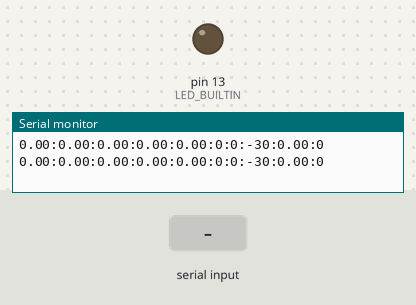
This sketch was run on a simulated Arduino Uno, built with avr-gcc and run on an emulated ATmega328P. Parts: output pins drawn as LEDs (lit = HIGH), the last lines printed to the serial monitor. The inputs (shaded band) are chosen by the test bench. Random numbers use the default seed unless the sketch sets one.

Above: at 1.2 s.
1.3 s: "LON\n" received over Serial
At 2.5 s:
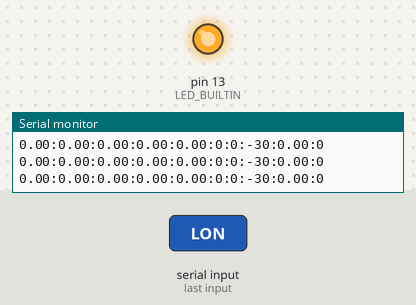
3.5 s: "LOFF\n" received over Serial
At 5.3 s:
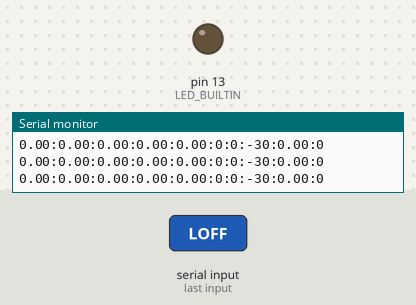
Timing chart, 0 to 6.8 s (numbered marks = the images above; inputs shaded):
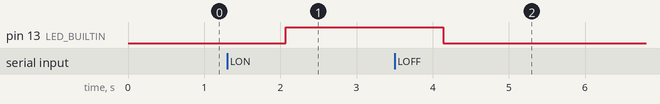

Measured:
- after the input at 1.3 s, pin 13 (LED_BUILTIN): LOW → HIGH after 0.77 s
- after the input at 3.5 s, pin 13 (LED_BUILTIN): HIGH → LOW after 0.64 s

The sketch:

tracer.ino
```cpp
/*
 * An interface to the Tracer solar regulator.
 * Communicating in a way similar to the MT-5 display
 */
#include <SoftwareSerial.h>
#include <Arduino.h>
#define BAUD 9600
#define DATA_DELAY (uint16_t)((3.5 / BAUD) * 1e6)
#define RX_PIN  10
#define TX_PIN  11
//Data delay of 3.5 char time as per modbus standards
// char time is (1.0 / baud rate)

unsigned int speed = 1000;          // Default update speed.
SoftwareSerial mppt_serial(RX_PIN, TX_PIN); // RX, TX

// DATA SYNCHRONIZATION BYTES
uint8_t start[12] = {0xAA, 0x55, 0xAA, 0x55, 0xAA, 0x55,
                     0xEB, 0x90, 0xEB, 0x90, 0xEB, 0x90};
uint8_t input[4];
char sep = ':';
String outString = "";
uint8_t led_state = 0;

const byte buff_size = 8;
char recv[buff_size];
boolean newInput = false;

double randomDouble(double minf, double maxf)
{
  return minf + random(1UL << 31) * (maxf - minf) / (1UL << 31);
}

void setup()
{
  pinMode(LED_BUILTIN, OUTPUT);
  Serial.begin(57600);
  while (!Serial)
  {
    ; // wait for serial port to connect. Needed for native USB port only
  }
  mppt_serial.begin(9600);
}

// Tested works OK
uint16_t crc(uint8_t *CRC_Buff, uint8_t crc_len)
{
  uint8_t crc_i, crc_j, r1, r2, r3, r4;
  uint16_t crc_result;
  r1 = *CRC_Buff;
  CRC_Buff++;
  r2 = *CRC_Buff;
  CRC_Buff++;
  for (crc_i = 0; crc_i < crc_len - 2; crc_i++)
  {
    r3 = *CRC_Buff;
    CRC_Buff++;
    for (crc_j = 0; crc_j < 8; crc_j++)
    {
      r4 = r1;
      r1 = (r1 << 1);
      if ((r2 & 0x80) != 0)
      {
        r1++;
      }
      r2 = r2 << 1;
      if ((r3 & 0x80) != 0)
      {
        r2++;
      }
      r3 = r3 << 1;
      if ((r4 & 0x80) != 0)
      {
        r1 = r1 ^ 0x10;
        r2 = r2 ^ 0x41;
      }
    }
  }
  crc_result = r1;
  crc_result = crc_result << 8 | r2;
  return crc_result;
}

// Convert two bytes to a float. OK
float to_float(uint8_t *buffer, int offset)
{
  unsigned short full = buffer[offset + 1] << 8 | buffer[offset];
  return full / 100.0;
}

void manualControlCmd(bool load_onoff)
{
  mppt_serial.write(start, sizeof(start));
  uint8_t mcc_data[] = {0x16, //DEVICE ID BYTE
                        0xAA, //COMMAND BYTE
                        0x01, //DATA LENGTH
                        0x00,
                        0x00, 0x00, //CRC CODE
                        0x7F};      //END BYTE
  if (load_onoff)
  {
    mcc_data[3] = 1;
  }
  else
  {
    mcc_data[3] = 0;
  }
  //Calculate and add CRC bytes.
  uint16_t crc_d = crc(mcc_data, mcc_data[2] + 5);
  mcc_data[mcc_data[2] + 3] = crc_d >> 8;
  mcc_data[mcc_data[2] + 4] = crc_d & 0xFF;
  mppt_serial.write(mcc_data, sizeof(mcc_data));
}

void printAllData()
{
  uint8_t data[] = {0x16,       //DEVICE ID BYTE
                    0xA0,       //COMMAND BYTE
                    0x00,       //DATA LENGTH
                    0xB1, 0xA7, //CRC CODE
                    0x7F};      //END BYTE

  uint16_t data_len = 256;
  uint8_t buff[data_len];
  mppt_serial.write(start, sizeof(start));
  mppt_serial.write(data, sizeof(data));

  int read = 0;

  for (int i = 0; i < data_len; i++)
  {
    if (mppt_serial.available())
    {
      buff[read] = mppt_serial.read();
      delayMicroseconds(DATA_DELAY);
      read++;
    }
  }
  #if defined(TESTING)
    float battery = randomDouble(9, 16);
    float pv = randomDouble(0, 11);
    float load_current = randomDouble(0, 15);
    float over_discharge = randomDouble(0, 17);
    float battery_max = randomDouble(0, 19);
    uint8_t full = randomDouble(0.0, 2.0);
    uint8_t charging = randomDouble(0.0, 2.0);
    int8_t battery_temp = randomDouble(-11.0, 30.0);
    float charge_current = randomDouble(0.0, 30.0);
    uint8_t load_onoff = led_state;
  #else
    float battery = to_float(buff, 9);
    float pv = to_float(buff, 11);
    float load_current = to_float(buff, 15);
    float over_discharge = to_float(buff, 17);
    float battery_max = to_float(buff, 19);
    uint8_t full = buff[27];
    uint8_t charging = buff[28];
    int8_t battery_temp = buff[29] - 30;
    float charge_current = to_float(buff, 30);
    uint8_t load_onoff = buff[21];
  #endif
  outString =
      String(battery) + sep +
      String(pv) + sep +
      String(load_current) + sep +
      String(over_discharge) + sep +
      String(battery_max) + sep +
      String(full) + sep +
      String(charging) + sep +
      String(battery_temp) + sep +
      String(charge_current) + sep +
      String(load_onoff);

  Serial.print(outString);
}

void loop()
{
  printAllData();
  Serial.println();
  recvInput();
  if (newInput == true) {
    String inputStr = String(recv);
    if (inputStr == "LON") {
      digitalWrite(LED_BUILTIN, HIGH);
      manualControlCmd(true);
      led_state = 1;
    }
    if (inputStr == "LOFF") {
      digitalWrite(LED_BUILTIN, LOW);
      manualControlCmd(false);
      led_state = 0;
    }
    newInput = false;
  }
  delay(speed);
}

void recvInput() {
    static byte i = 0;
    char c;

    while (Serial.available() > 0 && newInput == false) {
        c = Serial.read();
        if (c != '\n') {
            recv[i] = c;
            i++;
            if (i >= buff_size) {
                i = buff_size - 1;
            }
        }
        else {
            recv[i] = '\0';
            i = 0;
            newInput = true;
        }
    }
}
```
